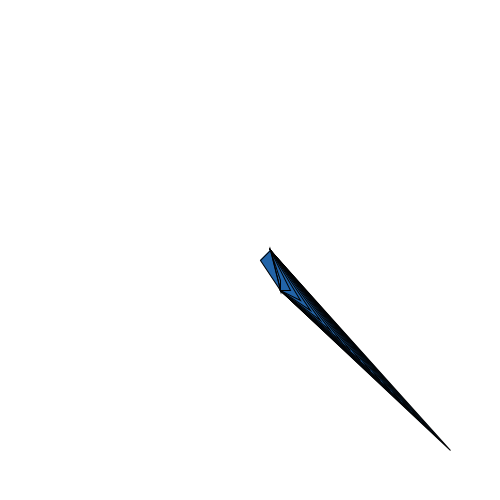
Frame 1 (no input)
Frame 60 (the mouse pressed at the canvas centre just before this capture): identical to frame 1, image omitted
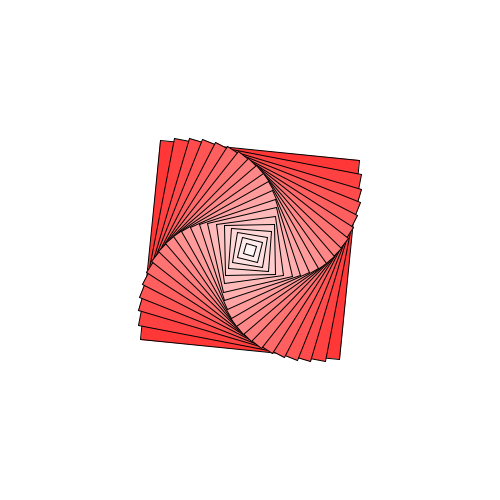
Frame 120 (the mouse held since frame 60 and released just before this capture)

The Processing sketch that drew these frames (run headless with seeded random() and noise(); from frame 60 on, the mouse is pressed at the canvas centre):

// Processing sketch: processing_132833
// ── processing_132833.pde

void setup(){
  size(500,500);
  rectMode(CENTER);
  smooth();
  
  stroke(30,40);
  fill(255,100,50);
  
 stroke(255);
  rect(250,250,150,150);
}

void draw() {
  background(255);
  
  if(mousePressed){
     translate(width/2,height/2);
  for(int s=200; s>0; s=s-10) {
    fill(255,255-s,255-s);
    rotate((mouseX+mouseY)/300.0);
    rect(0,0,s,s);
  }
  
  }else{
    translate(width/2,height/2);
    for(int s=200; s>0; s=s-10) {
    stroke(0);
    fill(34,100,168);
    rotate((mouseX+mouseY)/300);
    quad(30,40,20,0,s,s,s,s);
  }
  }
}
